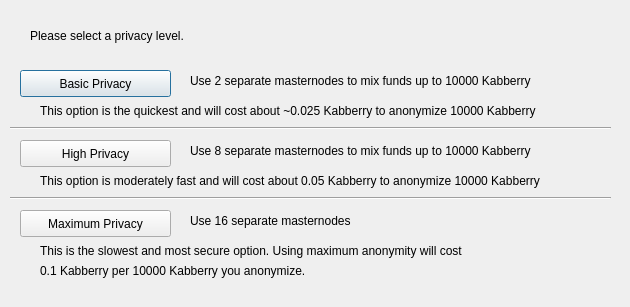
<?xml version="1.0" encoding="UTF-8"?>
<ui version="4.0">
 <class>ObfuscationConfig</class>
 <widget class="QDialog" name="ObfuscationConfig">
  <property name="geometry">
   <rect>
    <x>0</x>
    <y>0</y>
    <width>630</width>
    <height>307</height>
   </rect>
  </property>
  <property name="windowTitle">
   <string>Configure Obfuscation</string>
  </property>
  <widget class="QPushButton" name="buttonBasic">
   <property name="geometry">
    <rect>
     <x>20</x>
     <y>70</y>
     <width>151</width>
     <height>27</height>
    </rect>
   </property>
   <property name="text">
    <string>Basic Privacy</string>
   </property>
  </widget>
  <widget class="QPushButton" name="buttonHigh">
   <property name="geometry">
    <rect>
     <x>20</x>
     <y>140</y>
     <width>151</width>
     <height>27</height>
    </rect>
   </property>
   <property name="text">
    <string>High Privacy</string>
   </property>
  </widget>
  <widget class="QPushButton" name="buttonMax">
   <property name="geometry">
    <rect>
     <x>20</x>
     <y>210</y>
     <width>151</width>
     <height>27</height>
    </rect>
   </property>
   <property name="text">
    <string>Maximum Privacy</string>
   </property>
  </widget>
  <widget class="QLabel" name="label">
   <property name="geometry">
    <rect>
     <x>30</x>
     <y>20</y>
     <width>571</width>
     <height>31</height>
    </rect>
   </property>
   <property name="text">
    <string>Please select a privacy level.</string>
   </property>
  </widget>
  <widget class="QLabel" name="label_2">
   <property name="geometry">
    <rect>
     <x>190</x>
     <y>70</y>
     <width>421</width>
     <height>21</height>
    </rect>
   </property>
   <property name="text">
    <string>Use 2 separate masternodes to mix funds up to 10000 Kabberry</string>
   </property>
  </widget>
  <widget class="QLabel" name="label_3">
   <property name="geometry">
    <rect>
     <x>190</x>
     <y>140</y>
     <width>411</width>
     <height>21</height>
    </rect>
   </property>
   <property name="text">
    <string>Use 8 separate masternodes to mix funds up to 10000 Kabberry</string>
   </property>
  </widget>
  <widget class="QLabel" name="label_4">
   <property name="geometry">
    <rect>
     <x>190</x>
     <y>210</y>
     <width>421</width>
     <height>21</height>
    </rect>
   </property>
   <property name="text">
    <string>Use 16 separate masternodes</string>
   </property>
  </widget>
  <widget class="QLabel" name="label_6">
   <property name="geometry">
    <rect>
     <x>40</x>
     <y>100</y>
     <width>561</width>
     <height>21</height>
    </rect>
   </property>
   <property name="text">
    <string>This option is the quickest and will cost about ~0.025 Kabberry to anonymize 10000 Kabberry</string>
   </property>
  </widget>
  <widget class="QLabel" name="label_7">
   <property name="geometry">
    <rect>
     <x>40</x>
     <y>170</y>
     <width>561</width>
     <height>21</height>
    </rect>
   </property>
   <property name="text">
    <string>This option is moderately fast and will cost about 0.05 Kabberry to anonymize 10000 Kabberry</string>
   </property>
  </widget>
  <widget class="QLabel" name="label_8">
   <property name="geometry">
    <rect>
     <x>40</x>
     <y>240</y>
     <width>561</width>
     <height>21</height>
    </rect>
   </property>
   <property name="text">
    <string>This is the slowest and most secure option. Using maximum anonymity will cost</string>
   </property>
  </widget>
  <widget class="QLabel" name="label_9">
   <property name="geometry">
    <rect>
     <x>40</x>
     <y>260</y>
     <width>561</width>
     <height>21</height>
    </rect>
   </property>
   <property name="text">
    <string>0.1 Kabberry per 10000 Kabberry you anonymize.</string>
   </property>
  </widget>
  <widget class="Line" name="line">
   <property name="geometry">
    <rect>
     <x>10</x>
     <y>120</y>
     <width>601</width>
     <height>16</height>
    </rect>
   </property>
   <property name="orientation">
    <enum>Qt::Horizontal</enum>
   </property>
  </widget>
  <widget class="Line" name="line_2">
   <property name="geometry">
    <rect>
     <x>10</x>
     <y>190</y>
     <width>601</width>
     <height>16</height>
    </rect>
   </property>
   <property name="orientation">
    <enum>Qt::Horizontal</enum>
   </property>
  </widget>
 </widget>
 <resources/>
 <connections/>
</ui>
